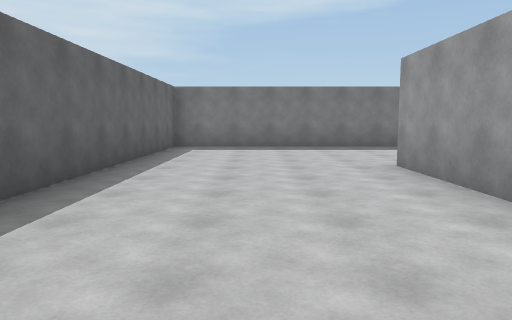
view 1 (above)

24 first-person views from a walk through a Unity game level. The camera is 1.4 m above the floor, tilts 6° down and sees 70° across. The floor is counted in squares, 2 m on a side. Each view is taken from the middle of a square. On the plan, view 1 faces up. The plan holds only what a view shows up to about 11 squares ahead; the rest is blank. The place goes on beyond the plan. The player is left out.

view 2
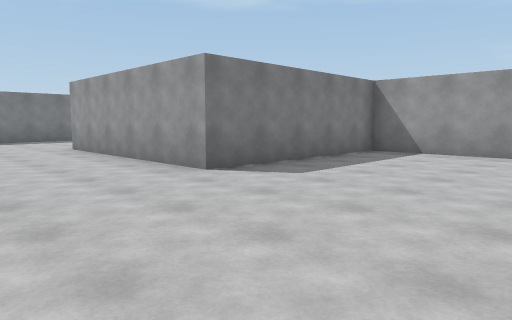

view 3
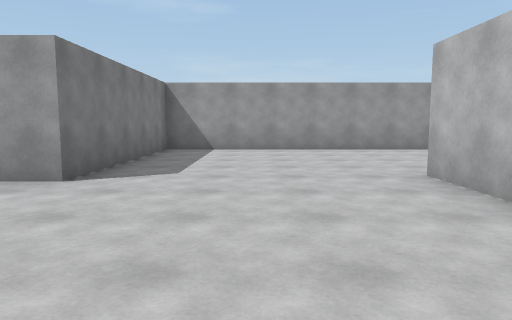

view 4
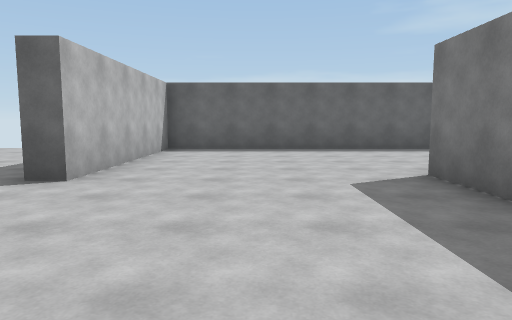

view 5
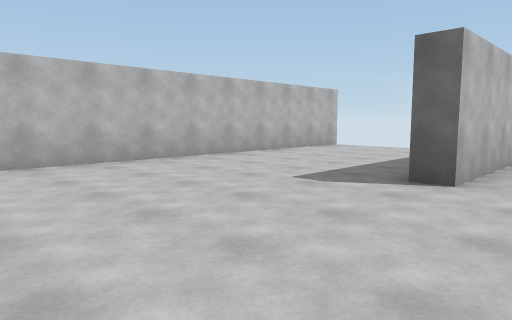

view 6
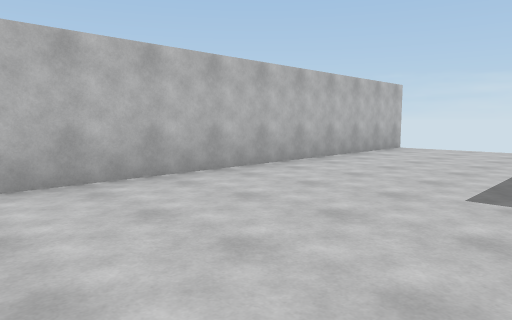

view 7
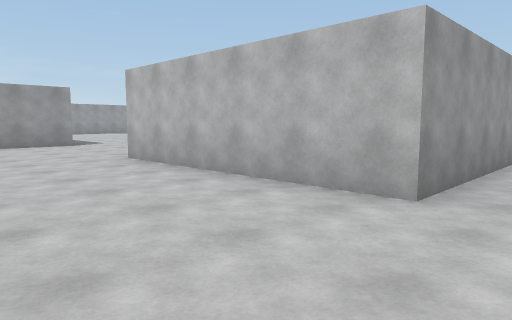

view 8
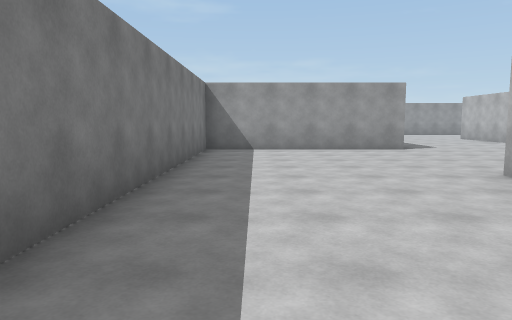

view 9
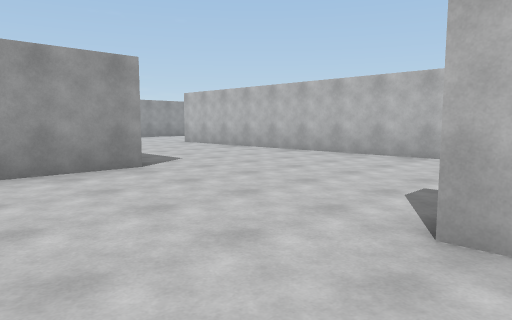

view 10
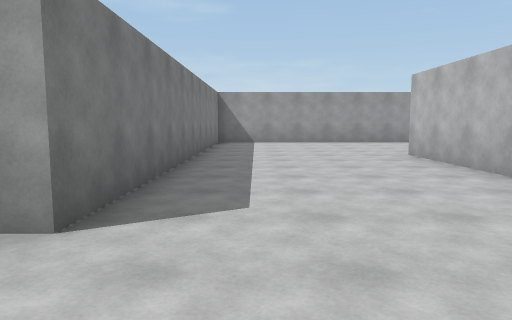

view 11
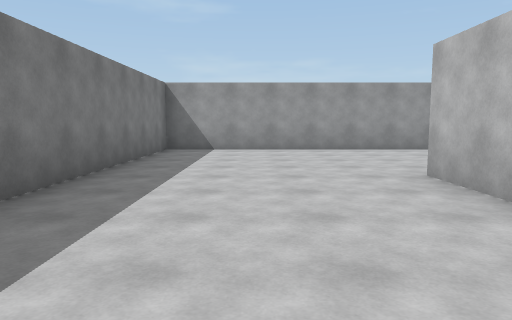

view 12
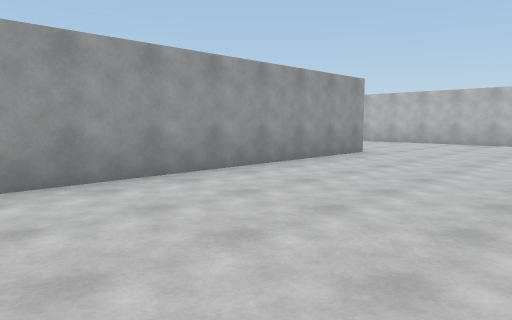

view 13
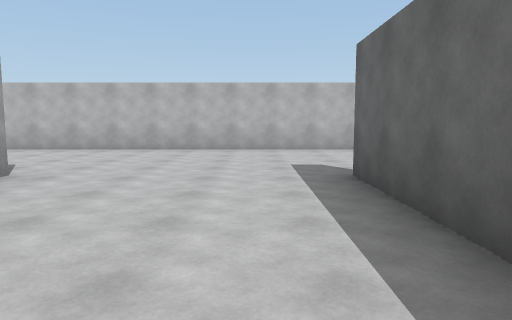

view 14
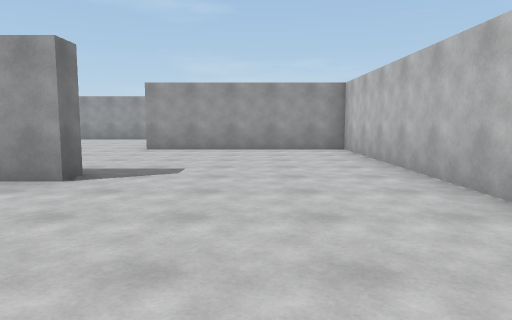

view 15
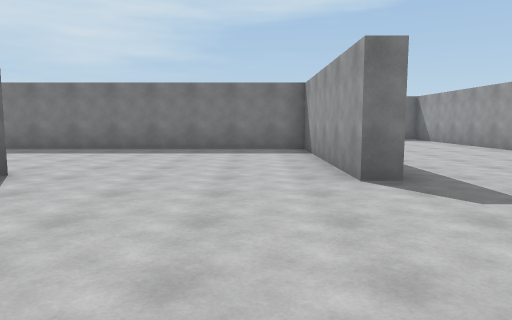

view 16
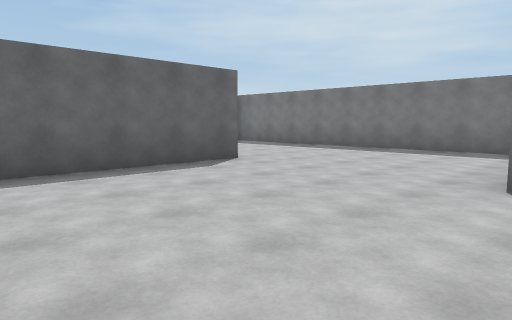

view 17
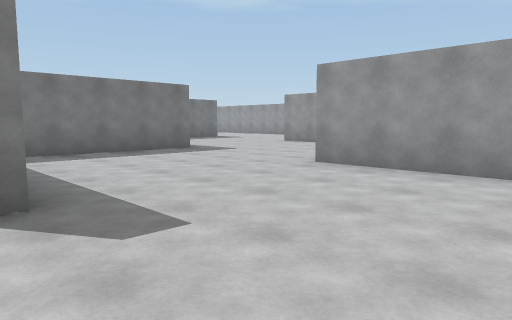

view 18
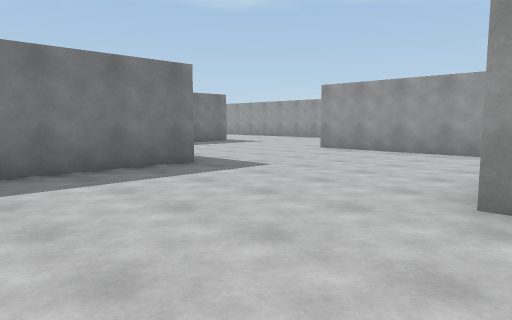

view 19
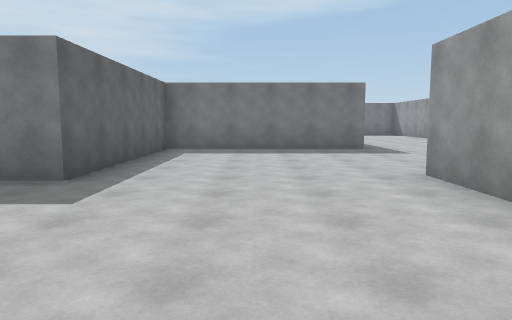

view 20
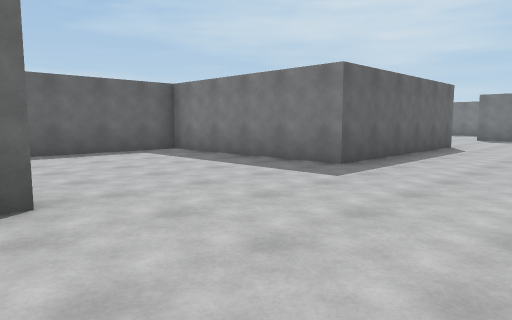

view 21
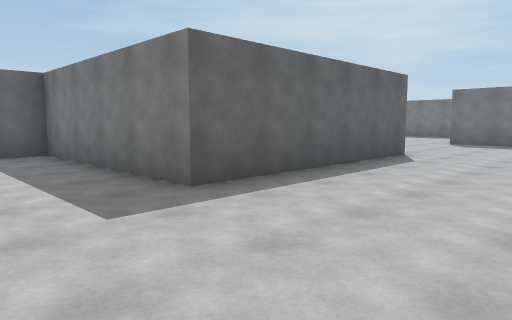

view 22
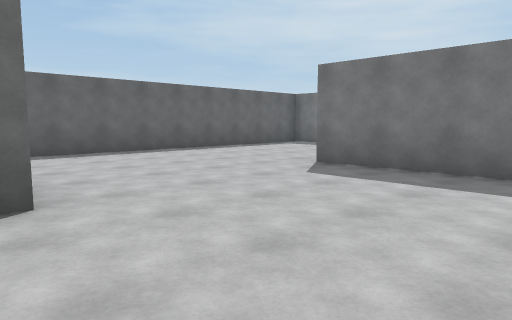

view 23
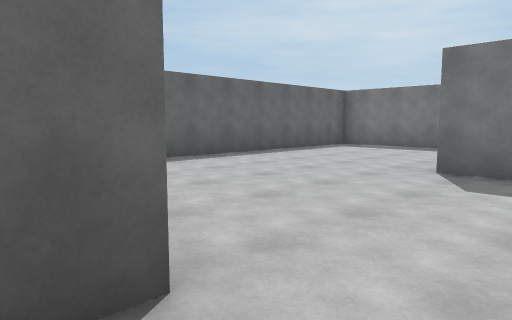

view 24
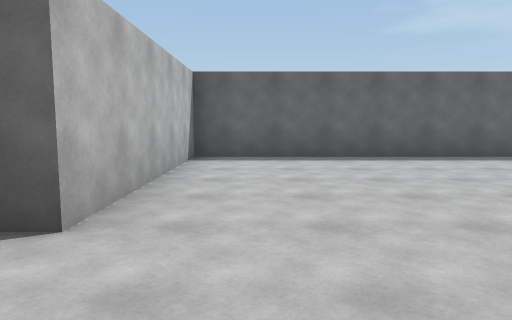

### Floor plan
Points are (right, up) in squares from view 1. A wall is a line through its corners. A room is listed if a view was taken in it or the views show most of it. See-through windows are left out.
Room 1 (views 1, 2, 3, 4, 5, 6, 7, 8, 9, 10, 11, 12, 13, 14, 15, 16, 17, 18, 19, 20, 21, 22, 23, 24)
walls: (17.7, -1.8) (17.7, -4.7) (17.2, -4.7) (17.2, 0.3) (9.6, 0.3); (12.7, -4.1) (12.7, -8.1); (22.8, -4.7) (22.2, -4.7) (22.2, 5.3) (12.2, 5.3) (12.2, 10.3) (-2.3, 10.3) (-2.3, -4.2) (2.7, -4.2) (2.7, -4.8); (9.2, 0.8) (17.8, 0.8); (16.5, -9.2) (27.2, -9.2) (27.2, -4.1); (7.2, -6.4) (7.2, 0.3) (2.2, 0.3) (2.2, 5.8) (7.8, 5.8); (32.2, -3.1) (32.2, 0.9); (27.7, 19.5) (27.7, 10.8) (32.7, 10.8) (32.7, 5.3) (27.7, 5.3) (27.7, 0.3) (23.8, 0.3); (35.1, 15.3) (32.1, 15.3); (-2.9, -9.2) (6.4, -9.2)
ways out: gap at (-3, -9)

Positions as (right, up) in squares from view 1, and headings:
1: (0, 0), facing up
2: (-1, -4), facing up-right
3: (-2, -2), facing right
4: (7, -2), facing left
5: (7, -3), facing down-left
6: (7, -5), facing down-left
7: (1, 9), facing down-right
8: (3, 9), facing right
9: (7, 8), facing down-right
10: (10, 4), facing right
11: (13, 3), facing right
12: (18, 3), facing down-right
13: (19, 0), facing down
14: (18, -7), facing right
15: (16, -9), facing up
16: (18, -9), facing up-left
17: (22, -8), facing up-right
18: (24, -5), facing up-right
19: (30, -4), facing up
20: (36, 0), facing up-left
21: (36, 3), facing up-left
22: (36, 10), facing up-left
23: (34, 10), facing up-left
24: (35, 12), facing left
